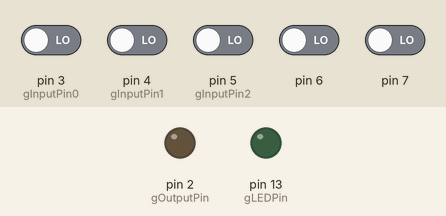
Simulated run of this sketch. Board: Arduino Uno, built with avr-gcc and run on an emulated ATmega328P. Parts: output pins drawn as LEDs (lit = HIGH). Inputs (shaded band) come from the test bench; at power-on: pin 3 (gInputPin0), pin 4 (gInputPin1), pin 5 (gInputPin2), pin 6, pin 7 LOW. What the sketch prints to the serial monitor is not drawn.

Above: at 1.0 s.
At 4.2 s:
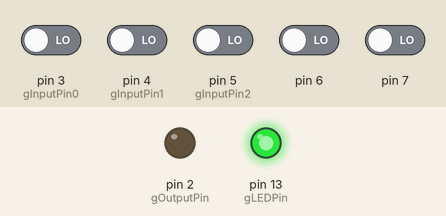
4.3 s: pin 3 (gInputPin0) driven HIGH
Timing chart, 0 to 7.3 s (numbered marks = the images above; inputs shaded):
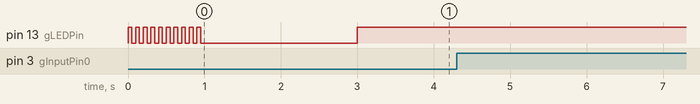

The sketch:

jig_QTM.ino
```cpp
// (licence header left out)
const int gOutputPin = 2;    // Pin sending the trigger

const int gInputPin0 = 3;     // Pin0 reading response t0
const int gInputPin1 = 4;     // Pin1 reading response t1
const int gInputPin2 = 5;     // Pin2 reading response t2

const int gLEDPin = 13;      // Pin for the LED on the board, for visual feedback

const int gDelayBetweenTrials = 150;  // Measured in milliseconds; only approximate

volatile uint8_t *gInputPin0PortReg, *gInputPin1PortReg, *gInputPin2PortReg, *gOutputPinPortReg;
uint8_t gInputPin0Bit, gInputPin1Bit, gInputPin2Bit, gOutputPinBit;

int gStage; //measurement stage: 0 = 1st stage, 1 = 2nd stage

void setup() {
  pinMode(gOutputPin, OUTPUT);
  pinMode(gInputPin0, INPUT);
  pinMode(gInputPin1, INPUT);
  pinMode(gLEDPin, OUTPUT);

  digitalWrite(gOutputPin, LOW);
  digitalWrite(gInputPin0, 0);
  digitalWrite(gInputPin1, 0);

  // Do some internal machinations to pull out the register for faster access
  // compared to digitalRead(). This is something of a violation of the abstractions
  // set up in the Arduino/Wiring environment, and might change on future boards.
  gInputPin0PortReg = portInputRegister(digitalPinToPort(gInputPin0));
  gInputPin1PortReg = portInputRegister(digitalPinToPort(gInputPin1));
  gInputPin2PortReg = portInputRegister(digitalPinToPort(gInputPin2));

  gOutputPinPortReg = portOutputRegister(digitalPinToPort(gOutputPin));

  gInputPin0Bit = digitalPinToBitMask(gInputPin0);
  gInputPin1Bit = digitalPinToBitMask(gInputPin1);
  gInputPin2Bit = digitalPinToBitMask(gInputPin2);

  gOutputPinBit = digitalPinToBitMask(gOutputPin);

  Serial.begin(115200);

  for (int i = 0; i < 10; i++) {
    digitalWrite(gLEDPin, HIGH);
    delay(50);
    digitalWrite(gLEDPin, LOW);
    delay(50);
  }
  delay(2000);
  //digitalWrite(gLEDPin, LOW);
  while (Serial.available())
    Serial.read();
}

void loop() {
  unsigned int overflows0 = 0;
  unsigned int finalCount0 = 0;

  unsigned int overflows1 = 0;
  unsigned int finalCount1 = 0;

  unsigned int overflows2 = 0;
  unsigned int finalCount2 = 0;

  gStage = 0; //start with stage 0

  // **** This code runs with interrupts off for predictable timing ****
  cli();

  // Prepare Timer1 initially stopped
  TCCR1A = 0;  // normal mode
  TCCR1B = 0;  // no clock source
  TCCR1C = 0;  // no force compare
  TIMSK1 = 0;  // no interrupts

  TIFR1 = 1;    // clear overflow bit
  TCNT1 = 0;   // count starts at 0


  // Toggle pin...
  // Equivalent (but slower): digitalWrite(gOutputPin, HIGH);
  //*gOutputPinPortReg |= gOutputPinBit;

  // ...and wait (possibly forever) for response
  // Equivalent (but slower): while(digitalRead(gInputPin0) != HIGH) { /* ,,, */ }

  // we wait here until we get the first trigger!
  if (gStage == 0) {
    digitalWrite(gLEDPin, HIGH);
    sei(); //unfortunately we have to do this, which will make timing less precise.
    // but we need it for the serial port...
    while (!(*gInputPin0PortReg & gInputPin0Bit)) {
      //      finalCount0 = TCNT1;  // Capture count
      //      if (TIFR1 & 1) {
      //        TIFR1 = 1;
      //        overflows0++;
      //      }
    }
    Serial.print(1);
    while ((*gInputPin0PortReg & gInputPin0Bit)) {
      //      finalCount0 = TCNT1;  // Capture count
      //      if (TIFR1 & 1) {
      //        TIFR1 = 1;
      //        overflows0++;
      //      }
      delay(5);
    }
    digitalWrite(gLEDPin, LOW);
  }


  while (Serial.available()) //clear serial buffer
    Serial.read();
  delay(5);

}
```

Measured:
- after the input at 4.3 s, every drawn part: stays the same
